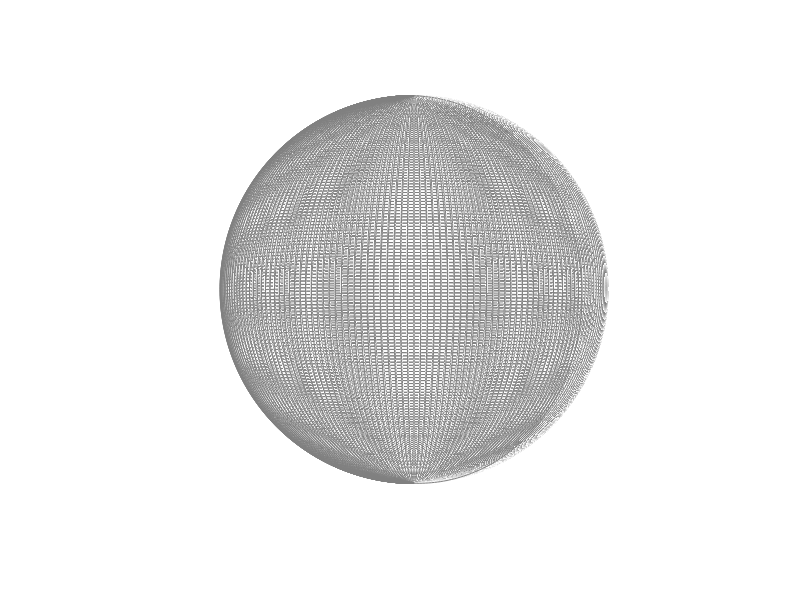

The MATLAB source for this figure: (Note: this script raises an error after producing the figure.)
%% Textured 3D Earth example
%
% Ryan Gray
% 8 Sep 2004
% Revised 9 March 2006, 31 Jan 2006, 16 Oct 2013

%% Options

space_color = 'k';
npanels = 180;   % Number of globe panels around the equator deg/panel = 360/npanels
alpha   = 1; % globe transparency level, 1 = opaque, through 0 = invisible
GMST0 = []; % Don't set up rotatable globe (ECEF)
% GMST0 = 4.89496121282306; % Set up a rotatable globe at J2000.0

% Earth texture image
% Anything imread() will handle, but needs to be a 2:1 unprojected globe
% image.

image_file = 'http://upload.wikimedia.org/wikipedia/commons/thumb/c/cd/Land_ocean_ice_2048.jpg/1024px-Land_ocean_ice_2048.jpg';

% Mean spherical earth

erad    = 6371008.7714; % equatorial radius (meters)
prad    = 6371008.7714; % polar radius (meters)
erot    = 7.2921158553e-5; % earth rotation rate (radians/sec)

%% Create figure

figure('Color', space_color);

hold on;

% Turn off the normal axes

set(gca, 'NextPlot','add', 'Visible','off');

axis equal;
axis auto;

% Set initial view

view(-30,-3);

axis vis3d;

%% Create wireframe globe

% Create a 3D meshgrid of the sphere points using the ellipsoid function

[x, y, z] = ellipsoid(0, 0, 0, erad, erad, prad, npanels);

globe = surf(x, y, -z, 'FaceColor', 'none', 'EdgeColor', 0.5*[1 1 1]);

if ~isempty(GMST0)
    hgx = hgtransform;
    set(hgx,'Matrix', makehgtform('zrotate',GMST0));
    set(globe,'Parent',hgx);
end

%% Texturemap the globe

% Load Earth image for texture map

cdata = imread(image_file);

% Set image as color data (cdata) property, and set face color to indicate
% a texturemap, which Matlab expects to be in cdata. Turn off the mesh edges.

set(globe, 'FaceColor', 'texturemap', 'CData', cdata, 'FaceAlpha', alpha, 'EdgeColor', 'none');

%% Animated Line

h=animatedline('Color','r','LineWidth',1);
view(-30,-3);

% Initialize video
myVideo = VideoWriter('myVideoFile'); %open video file
myVideo.FrameRate = 100;  %can adjust this, 5 - 10 works well for me
myVideo.Quality = 100;
open(myVideo)

 set(gcf, 'Position',  [100, 100, 1000, 1000])
for k = 1:1500:length(x_orbit)-1499
    xvec = x_orbit(k:k+1499);
    yvec = y_orbit(k:k+1499);
    zvec = z_orbit(k:k+1499);
    
    camorbit(0.2,0)
    addpoints(h,xvec,yvec,zvec)
    drawnow
    
    frame = getframe(gcf); %get frame
    writeVideo(myVideo, frame);
end

close(myVideo)
